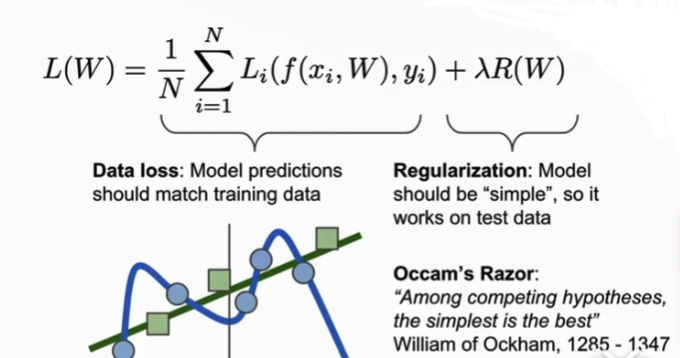
#> input picture some_note/CS231N/Data_loss regularization.png, 680 x 358 px
$ python histogram.py --image '../some_note/CS231N/Data_loss regularization.png'
#> lines starting #> are read from the running program, lines starting #| are printed output that depends on the picture
'''
cv2.calcHist
images：这是我们想要计算直方图的图像。把它包装成一个清单：[myImage]。
channels：索引列表，我们在其中指定要为其计算直方图的通道的索引。
要计算灰度图像的直方图，列表将是[0]。要计算所有三个红色，绿色和
蓝色通道的直方图，通道列表将是[0, 1, 2]。
mask：我还没有在这个博客中覆盖过遮蔽，但实际上，遮罩是一个与原始图像
具有相同形状的 uint8图像，其中忽略值为零的像素，值大于零的像素为
包括在直方图计算中。使用掩码允许我们仅计算图像的特定区域的直方图。现在，我们只使用None掩码的值  。
histSize：这是我们在计算直方图时要使用的位数。同样，这是一个列表，
我们正在为每个通道计算一个直方图。位的大小并非都必须相同。
以下是每个频道32个频段的示例：[32, 32, 32]。
range：可能的像素值范围。通常，这适用[0, 256]于每个通道，
但如果您使用RGB以外的颜色空间（例如HSV），则范围可能不同。
'''


# import the necessary packages
from matplotlib import pyplot as plt
import numpy as np
import argparse
import cv2

# construct the argument parser and parse the arguments
ap = argparse.ArgumentParser()
ap.add_argument("-i", "--image", required = True, help = "Path to the image")
args = vars(ap.parse_args())

# load the image and show it
image = cv2.imread(args["image"])
#> image is the input picture: shape (358, 680, 3); mean B, G, R 233.5, 233.1, 232.1
cv2.imshow("image", image)
# convert the image to grayscale and create a histogram
gray = cv2.cvtColor(image, cv2.COLOR_BGR2GRAY)
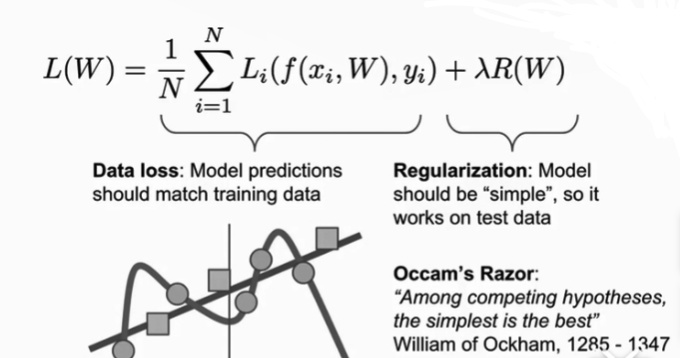
#> gray: shape (358, 680); min 0, max 255, mean 232.8
cv2.imshow("gray", gray)
hist = cv2.calcHist([gray], [0], None, [256], [0, 256])
#> hist = 256 values, max 134563 at index 251, min 17 at index 1, mean 950.9
plt.figure()
plt.title("Grayscale Histogram")
plt.xlabel("Bins")
plt.ylabel("# of Pixels")
plt.plot(hist)
plt.xlim([0, 256])
plt.show()
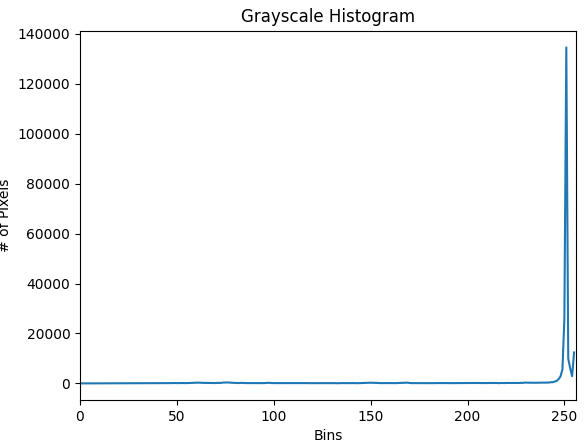
#> figure drawn by matplotlib, 1 panel; curve peaks at x = 251, y = 134563

# grab the image channels, initialize the tuple of colors,
# the figure and the flattened feature vector
chans = cv2.split(image)
colors = ("b", "g", "r")
plt.figure()
plt.title("'Flattened' Color Histogram")
plt.xlabel("Bins")
plt.ylabel("# of Pixels")
features = []
imglist = []
# loop over the image channels
for (chan, color) in zip(chans, colors):
	# create a histogram for the current channel and
	# concatenate the resulting histograms for each
	# channel
	imglist.append(chan)
	hist = cv2.calcHist([chan], [0], None, [256], [0, 256])
	features.extend(hist)

	# plot the histogram
	plt.plot(hist, color = color)
	plt.xlim([0, 256])
#> this loop made 3 passes
#> color on passes 1 to 3: 'b', 'g', 'r'
#> after the loop, features = 768 items, first 6: [19], [17], [21], [21], [16], [25]; imglist = 3 items
plt.show()
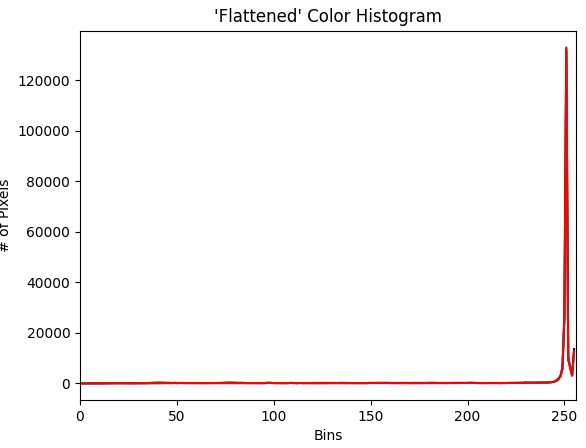
#> figure drawn by matplotlib, 1 panel; curve peaks at x = 251, y = 131597; curve peaks at x = 251, y = 132983; curve peaks at x = 251, y = 132513
cv2.imshow("1",imglist[0])
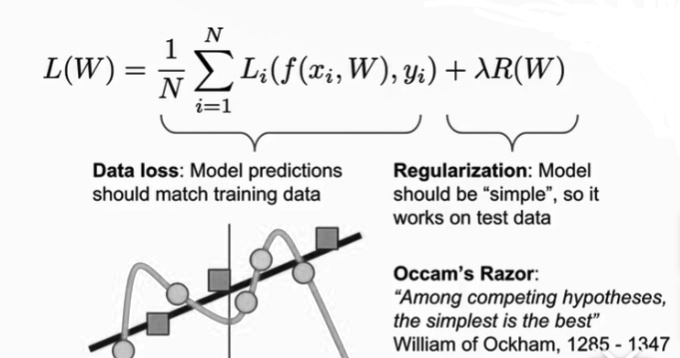
#> window '1': shape (358, 680); min 0, max 255, mean 233.5
cv2.imshow("2",imglist[1])
cv2.imshow("3",imglist[2])
print ("flattened feature vector size: %d" % (np.array(features).flatten().shape))
#| flattened feature vector size: 768
cv2.waitKey(0)

$ run again, on some_note/CS231N/Conv Net.png
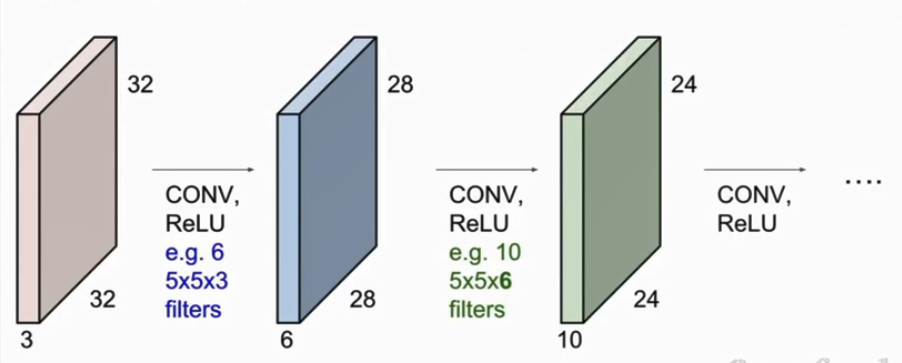
#> input picture some_note/CS231N/Conv Net.png, 902 x 363 px
#> image is the input picture: shape (363, 902, 3); mean B, G, R 226.5, 226.5, 225.1
#> hist = 256 values, max 155583 at index 251, min 0 at index 0, mean 1279
#> `plt.show()`:
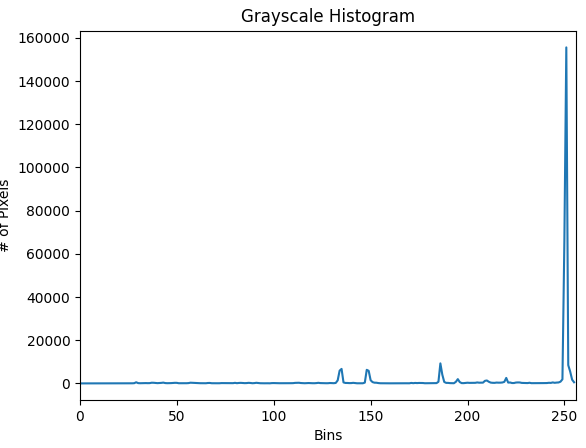
#> figure drawn by matplotlib, 1 panel; curve peaks at x = 251, y = 155583
#> the loop `for (chan, color) in zip(chans, colors):` made 3 passes
#> color on passes 1 to 3: 'b', 'g', 'r'
#> after the loop `for (chan, color) in zip(chans, colors):`: features = 768 items, first 6: [0], [0], [0], [4], [3], [2]; imglist = 3 items
#> `cv2.imshow("1",imglist[0])`:
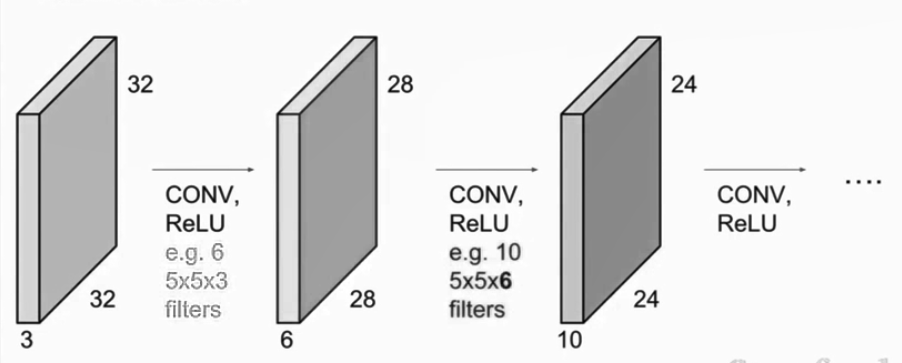
#> window '1': shape (363, 902); min 3, max 255, mean 226.5
#| flattened feature vector size: 768

$ run again, on some_note/CS231N/LSTM.png
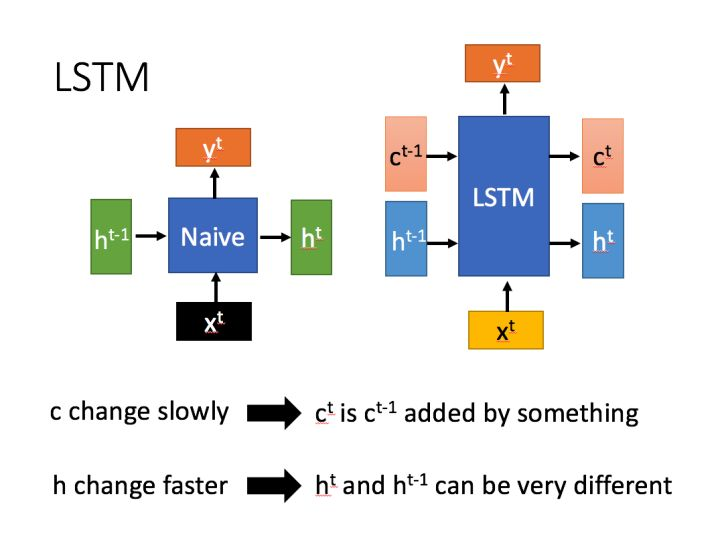
#> input picture some_note/CS231N/LSTM.png, 720 x 539 px
#> image is the input picture: shape (539, 720, 3); mean B, G, R 232.1, 231.1, 230.2
#> hist = 256 values, max 294113 at index 255, min 20 at index 59, mean 1515.9
#> `plt.show()`:
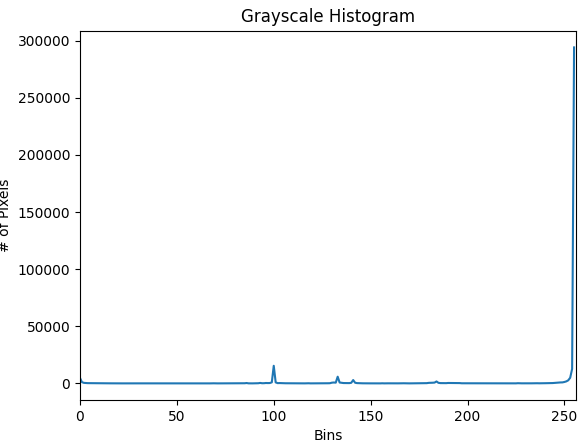
#> figure drawn by matplotlib, 1 panel; curve peaks at x = 255, y = 294113
#> the loop `for (chan, color) in zip(chans, colors):` made 3 passes
#> color on passes 1 to 3: 'b', 'g', 'r'
#> after the loop `for (chan, color) in zip(chans, colors):`: features = 768 items, first 6: [6212], [1228], [527], [489], [289], [405]; imglist = 3 items
#> `cv2.imshow("3",imglist[2])`:
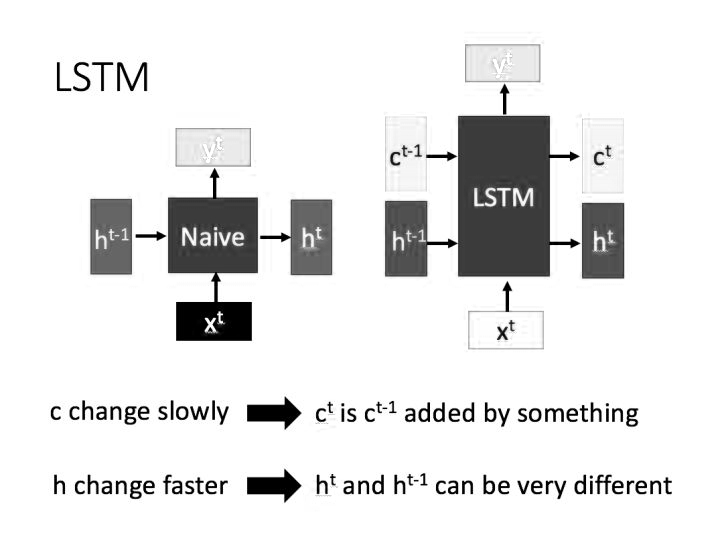
#> window '3': shape (539, 720); min 0, max 255, mean 230.2
#| flattened feature vector size: 768
